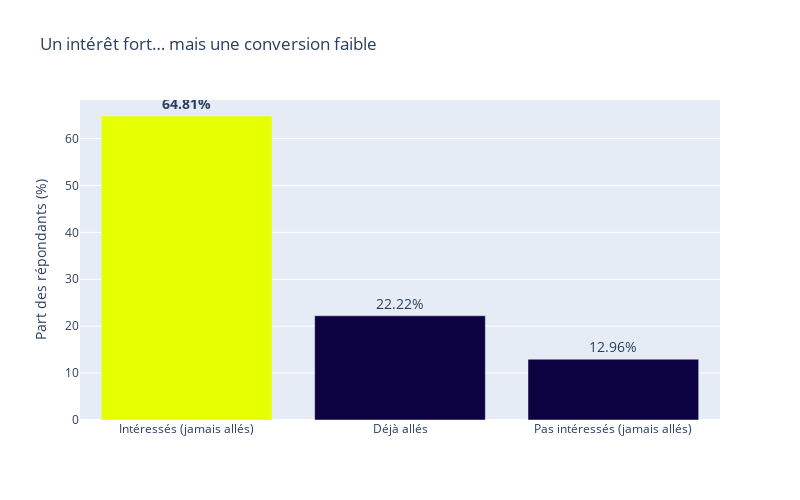

The cell this chart's notebook holds for it:
### Code cell
fig = px.bar (
    df_xp_japan,
    x = "been_to_Japan",
    y = "percentage",
    text = "text_display",
    title = "Un intérêt fort… mais une conversion faible",
    color = "been_to_Japan",
    color_discrete_map = {
        "Déjà allés": "#0C0241",
        "Pas intéressés (jamais allés)": "#0C0241",
        "Intéressés (jamais allés)": "#E6FF01"
        
    }
)

fig.update_traces (
    textfont = dict(size=14),
    textposition = "outside"
)

fig.update_layout (
    width=800,
    height=500,
    xaxis_title = "",
    yaxis_title = "Part des répondants (%)",
    showlegend = False
)

### Figure 1 — Plotly figure (JSON) as saved in the notebook; plotly's stock layout.template omitted (floating-point values rounded to 4 significant figures)
{"data": [{"alignmentgroup": "True", "hovertemplate": "been_to_Japan=%{x}<br>percentage=%{y}<br>text_display=%{text}<extra></extra>", "legendgroup": "Intéressés (jamais allés)", "marker": {"color": "#E6FF01", "pattern": {"shape": ""}}, "name": "Intéressés (jamais allés)", "offsetgroup": "Intéressés (jamais allés)", "orientation": "v", "showlegend": true, "text": ["<b>64.81%</b>"], "textfont": {"size": 14}, "textposition": "outside", "type": "bar", "x": ["Intéressés (jamais allés)"], "xaxis": "x", "y": [64.81], "yaxis": "y"}, {"alignmentgroup": "True", "hovertemplate": "been_to_Japan=%{x}<br>percentage=%{y}<br>text_display=%{text}<extra></extra>", "legendgroup": "Déjà allés", "marker": {"color": "#0C0241", "pattern": {"shape": ""}}, "name": "Déjà allés", "offsetgroup": "Déjà allés", "orientation": "v", "showlegend": true, "text": ["22.22%"], "textfont": {"size": 14}, "textposition": "outside", "type": "bar", "x": ["Déjà allés"], "xaxis": "x", "y": [22.22], "yaxis": "y"}, {"alignmentgroup": "True", "hovertemplate": "been_to_Japan=%{x}<br>percentage=%{y}<br>text_display=%{text}<extra></extra>", "legendgroup": "Pas intéressés (jamais allés)", "marker": {"color": "#0C0241", "pattern": {"shape": ""}}, "name": "Pas intéressés (jamais allés)", "offsetgroup": "Pas intéressés (jamais allés)", "orientation": "v", "showlegend": true, "text": ["12.96%"], "textfont": {"size": 14}, "textposition": "outside", "type": "bar", "x": ["Pas intéressés (jamais allés)"], "xaxis": "x", "y": [12.96], "yaxis": "y"}], "layout": {"barmode": "relative", "height": 500, "legend": {"title": {"text": "been_to_Japan"}, "tracegroupgap": 0}, "showlegend": false, "title": {"text": "Un intérêt fort… mais une conversion faible"}, "width": 800, "xaxis": {"anchor": "y", "categoryarray": ["Intéressés (jamais allés)", "Déjà allés", "Pas intéressés (jamais allés)"], "categoryorder": "array", "domain": [0, 1], "title": {"text": ""}}, "yaxis": {"anchor": "x", "domain": [0, 1], "title": {"text": "Part des répondants (%)"}}}}
